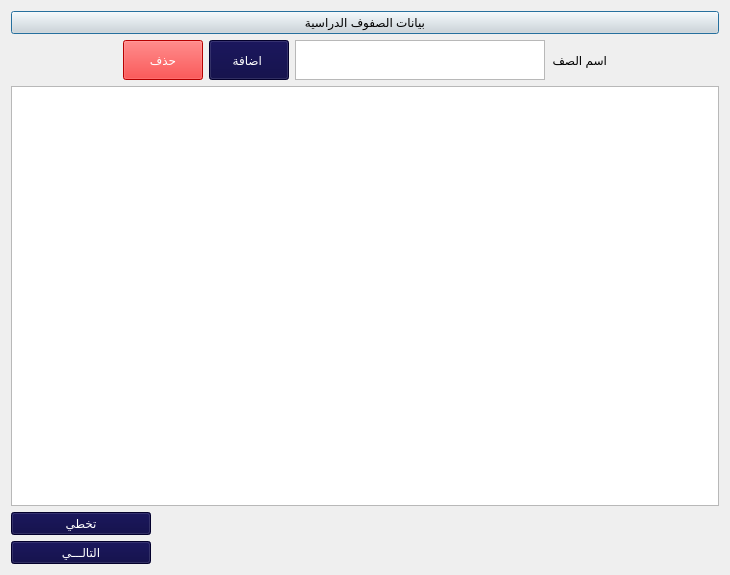
<?xml version="1.0" encoding="UTF-8"?>
<ui version="4.0">
 <class>Dialog</class>
 <widget class="QDialog" name="Dialog">
  <property name="geometry">
   <rect>
    <x>0</x>
    <y>0</y>
    <width>730</width>
    <height>575</height>
   </rect>
  </property>
  <property name="windowTitle">
   <string>التهيئة</string>
  </property>
  <layout class="QGridLayout" name="gridLayout_2">
   <item row="0" column="0">
    <layout class="QHBoxLayout" name="horizontalLayout_2" stretch="85">
     <property name="leftMargin">
      <number>0</number>
     </property>
     <property name="topMargin">
      <number>0</number>
     </property>
     <item>
      <layout class="QVBoxLayout" name="verticalLayout_2" stretch="0,0,0">
       <item>
        <widget class="QPushButton" name="labAddClassRoom">
         <property name="styleSheet">
          <string notr="true">background-color:rgb(223, 221, 220);
color:rgb(0, 0, 0);

font: 18pt &quot;Mohammad Annoktah&quot;;</string>
         </property>
         <property name="text">
          <string>بيانات الصفوف الدراسية</string>
         </property>
        </widget>
       </item>
       <item>
        <layout class="QHBoxLayout" name="horizontalLayout">
         <item>
          <spacer name="horizontalSpacer_2">
           <property name="orientation">
            <enum>Qt::Horizontal</enum>
           </property>
           <property name="sizeHint" stdset="0">
            <size>
             <width>40</width>
             <height>20</height>
            </size>
           </property>
          </spacer>
         </item>
         <item>
          <widget class="QPushButton" name="btnDeleteClasses">
           <property name="maximumSize">
            <size>
             <width>130</width>
             <height>50</height>
            </size>
           </property>
           <property name="styleSheet">
            <string notr="true">background-color:rgb(255, 0, 0);
color:rgb(255, 255, 255);
font: 15pt &quot;Mohammad Annoktah&quot;;</string>
           </property>
           <property name="text">
            <string>حذف</string>
           </property>
           <property name="icon">
            <iconset>
             <normaloff>icons/delete3.svg</normaloff>icons/delete3.svg</iconset>
           </property>
           <property name="iconSize">
            <size>
             <width>35</width>
             <height>35</height>
            </size>
           </property>
          </widget>
         </item>
         <item>
          <widget class="QPushButton" name="btnAddClasses">
           <property name="maximumSize">
            <size>
             <width>130</width>
             <height>50</height>
            </size>
           </property>
           <property name="styleSheet">
            <string notr="true">background-color:rgb(4, 0, 62);
color:rgb(255, 255, 255);
font: 15pt &quot;Mohammad Annoktah&quot;;</string>
           </property>
           <property name="text">
            <string>اضافة </string>
           </property>
           <property name="icon">
            <iconset>
             <normaloff>icons/add-to-28.svg</normaloff>icons/add-to-28.svg</iconset>
           </property>
           <property name="iconSize">
            <size>
             <width>40</width>
             <height>40</height>
            </size>
           </property>
          </widget>
         </item>
         <item>
          <widget class="QTextEdit" name="txtClassName">
           <property name="maximumSize">
            <size>
             <width>250</width>
             <height>40</height>
            </size>
           </property>
           <property name="layoutDirection">
            <enum>Qt::RightToLeft</enum>
           </property>
           <property name="styleSheet">
            <string notr="true">font: 75 11pt &quot;MS Shell Dlg 2&quot;;</string>
           </property>
          </widget>
         </item>
         <item>
          <widget class="QLabel" name="label">
           <property name="maximumSize">
            <size>
             <width>100</width>
             <height>40</height>
            </size>
           </property>
           <property name="styleSheet">
            <string notr="true">font: 10pt &quot;Mohammad Annoktah&quot;;</string>
           </property>
           <property name="text">
            <string>اسم الصف</string>
           </property>
          </widget>
         </item>
         <item>
          <spacer name="horizontalSpacer">
           <property name="orientation">
            <enum>Qt::Horizontal</enum>
           </property>
           <property name="sizeHint" stdset="0">
            <size>
             <width>40</width>
             <height>20</height>
            </size>
           </property>
          </spacer>
         </item>
        </layout>
       </item>
       <item>
        <layout class="QGridLayout" name="gridLayout">
         <item row="0" column="0">
          <widget class="QListWidget" name="listClasses">
           <property name="layoutDirection">
            <enum>Qt::RightToLeft</enum>
           </property>
           <property name="styleSheet">
            <string notr="true">font: 75 11pt &quot;MS Shell Dlg 2&quot;;</string>
           </property>
          </widget>
         </item>
         <item row="2" column="0">
          <widget class="QPushButton" name="btnSkipClasses">
           <property name="maximumSize">
            <size>
             <width>140</width>
             <height>60</height>
            </size>
           </property>
           <property name="styleSheet">
            <string notr="true">background-color:rgb(4, 0, 62);
color:rgb(255, 255, 255);
font: 15pt &quot;Mohammad Annoktah&quot;;</string>
           </property>
           <property name="text">
            <string>تخطي</string>
           </property>
           <property name="icon">
            <iconset>
             <normaloff>icons/arrow-left.png</normaloff>icons/arrow-left.png</iconset>
           </property>
           <property name="iconSize">
            <size>
             <width>30</width>
             <height>30</height>
            </size>
           </property>
          </widget>
         </item>
         <item row="3" column="0">
          <widget class="QPushButton" name="btnSaveClasses">
           <property name="maximumSize">
            <size>
             <width>140</width>
             <height>60</height>
            </size>
           </property>
           <property name="styleSheet">
            <string notr="true">background-color:rgb(4, 0, 62);
color:rgb(255, 255, 255);
font: 15pt &quot;Mohammad Annoktah&quot;;</string>
           </property>
           <property name="text">
            <string>التالـــي</string>
           </property>
           <property name="icon">
            <iconset>
             <normaloff>icons/arrowLeft.png</normaloff>icons/arrowLeft.png</iconset>
           </property>
           <property name="iconSize">
            <size>
             <width>35</width>
             <height>35</height>
            </size>
           </property>
          </widget>
         </item>
        </layout>
       </item>
      </layout>
     </item>
    </layout>
   </item>
  </layout>
 </widget>
 <tabstops>
  <tabstop>txtClassName</tabstop>
  <tabstop>btnDeleteClasses</tabstop>
  <tabstop>btnAddClasses</tabstop>
  <tabstop>labAddClassRoom</tabstop>
  <tabstop>listClasses</tabstop>
  <tabstop>btnSkipClasses</tabstop>
  <tabstop>btnSaveClasses</tabstop>
 </tabstops>
 <resources/>
 <connections/>
</ui>
